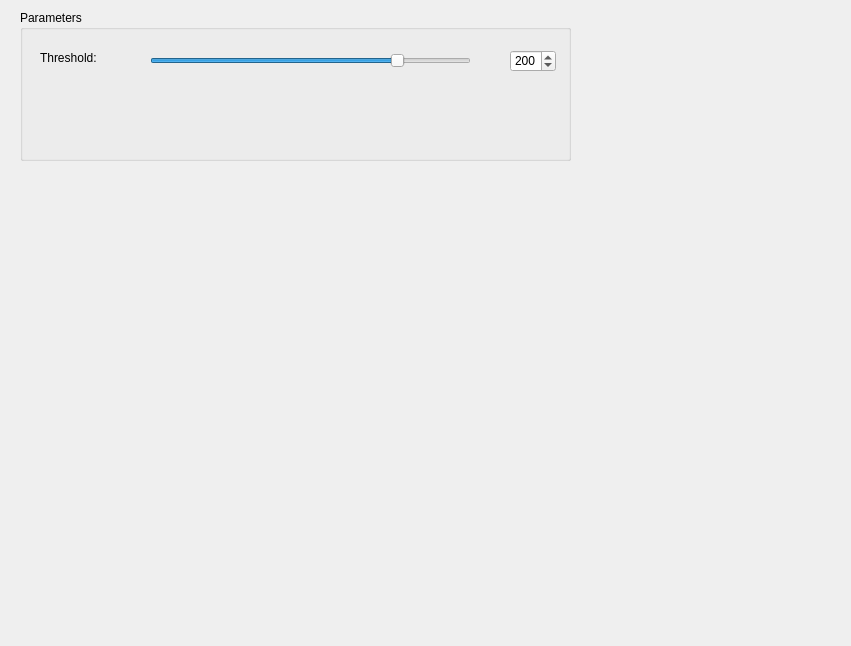
<?xml version="1.0" encoding="UTF-8"?>
<ui version="4.0">
 <class>Feature</class>
 <widget class="QDialog" name="Feature">
  <property name="geometry">
   <rect>
    <x>0</x>
    <y>0</y>
    <width>851</width>
    <height>646</height>
   </rect>
  </property>
  <property name="font">
   <font>
    <family>Microsoft YaHei UI</family>
   </font>
  </property>
  <property name="windowTitle">
   <string>Dialog</string>
  </property>
  <widget class="QGroupBox" name="parameterGroupBox">
   <property name="geometry">
    <rect>
     <x>20</x>
     <y>10</y>
     <width>551</width>
     <height>151</height>
    </rect>
   </property>
   <property name="title">
    <string>Parameters</string>
   </property>
   <widget class="QLabel" name="label">
    <property name="geometry">
     <rect>
      <x>20</x>
      <y>40</y>
      <width>121</width>
      <height>16</height>
     </rect>
    </property>
    <property name="text">
     <string>Threshold:</string>
    </property>
   </widget>
   <widget class="QSlider" name="thresholdSlider">
    <property name="geometry">
     <rect>
      <x>130</x>
      <y>40</y>
      <width>321</width>
      <height>22</height>
     </rect>
    </property>
    <property name="maximum">
     <number>255</number>
    </property>
    <property name="pageStep">
     <number>5</number>
    </property>
    <property name="value">
     <number>200</number>
    </property>
    <property name="orientation">
     <enum>Qt::Horizontal</enum>
    </property>
   </widget>
   <widget class="QSpinBox" name="thresholdSpinBox">
    <property name="geometry">
     <rect>
      <x>490</x>
      <y>40</y>
      <width>46</width>
      <height>22</height>
     </rect>
    </property>
    <property name="maximum">
     <number>255</number>
    </property>
    <property name="value">
     <number>200</number>
    </property>
   </widget>
  </widget>
  <widget class="QLabel" name="srcImgLabel">
   <property name="geometry">
    <rect>
     <x>30</x>
     <y>210</y>
     <width>301</width>
     <height>211</height>
    </rect>
   </property>
   <property name="text">
    <string/>
   </property>
  </widget>
  <widget class="QLabel" name="dstImgLabel">
   <property name="geometry">
    <rect>
     <x>410</x>
     <y>200</y>
     <width>261</width>
     <height>251</height>
    </rect>
   </property>
   <property name="text">
    <string/>
   </property>
  </widget>
 </widget>
 <resources/>
 <connections/>
</ui>
